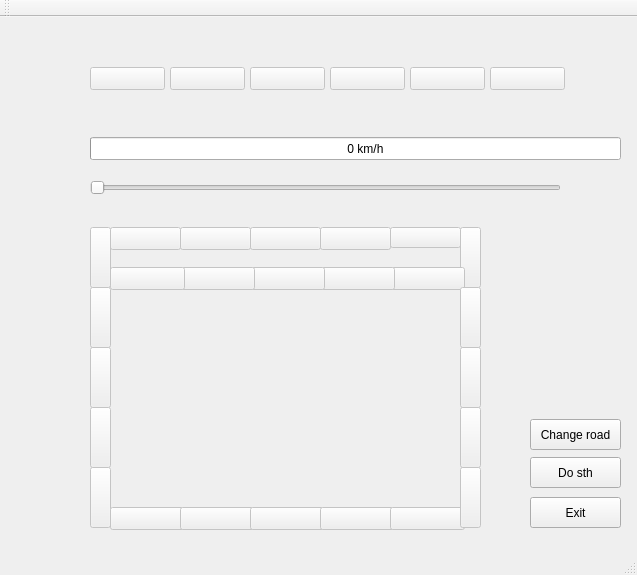
<?xml version="1.0" encoding="UTF-8"?>
<ui version="4.0">
 <class>MainWindow</class>
 <widget class="QMainWindow" name="MainWindow">
  <property name="geometry">
   <rect>
    <x>0</x>
    <y>0</y>
    <width>637</width>
    <height>575</height>
   </rect>
  </property>
  <property name="windowTitle">
   <string>MainWindow</string>
  </property>
  <widget class="QWidget" name="centralWidget">
   <widget class="QPushButton" name="pushButtonClose">
    <property name="geometry">
     <rect>
      <x>530</x>
      <y>480</y>
      <width>91</width>
      <height>31</height>
     </rect>
    </property>
    <property name="text">
     <string>Exit</string>
    </property>
   </widget>
   <widget class="QPushButton" name="pushButton">
    <property name="geometry">
     <rect>
      <x>530</x>
      <y>440</y>
      <width>91</width>
      <height>31</height>
     </rect>
    </property>
    <property name="text">
     <string>Do sth</string>
    </property>
   </widget>
   <widget class="QPushButton" name="segment_1">
    <property name="enabled">
     <bool>false</bool>
    </property>
    <property name="geometry">
     <rect>
      <x>90</x>
      <y>50</y>
      <width>75</width>
      <height>23</height>
     </rect>
    </property>
    <property name="text">
     <string/>
    </property>
    <property name="flat">
     <bool>false</bool>
    </property>
   </widget>
   <widget class="QPushButton" name="segment_2">
    <property name="enabled">
     <bool>false</bool>
    </property>
    <property name="geometry">
     <rect>
      <x>170</x>
      <y>50</y>
      <width>75</width>
      <height>23</height>
     </rect>
    </property>
    <property name="text">
     <string/>
    </property>
   </widget>
   <widget class="QPushButton" name="segment_3">
    <property name="enabled">
     <bool>false</bool>
    </property>
    <property name="geometry">
     <rect>
      <x>250</x>
      <y>50</y>
      <width>75</width>
      <height>23</height>
     </rect>
    </property>
    <property name="autoFillBackground">
     <bool>false</bool>
    </property>
    <property name="text">
     <string/>
    </property>
   </widget>
   <widget class="QPushButton" name="segment_4">
    <property name="enabled">
     <bool>false</bool>
    </property>
    <property name="geometry">
     <rect>
      <x>330</x>
      <y>50</y>
      <width>75</width>
      <height>23</height>
     </rect>
    </property>
    <property name="text">
     <string/>
    </property>
    <property name="flat">
     <bool>false</bool>
    </property>
   </widget>
   <widget class="QPushButton" name="segment_5">
    <property name="enabled">
     <bool>false</bool>
    </property>
    <property name="geometry">
     <rect>
      <x>410</x>
      <y>50</y>
      <width>75</width>
      <height>23</height>
     </rect>
    </property>
    <property name="text">
     <string/>
    </property>
   </widget>
   <widget class="QPushButton" name="segment_6">
    <property name="enabled">
     <bool>false</bool>
    </property>
    <property name="geometry">
     <rect>
      <x>490</x>
      <y>50</y>
      <width>75</width>
      <height>23</height>
     </rect>
    </property>
    <property name="autoFillBackground">
     <bool>false</bool>
    </property>
    <property name="text">
     <string/>
    </property>
   </widget>
   <widget class="QProgressBar" name="progressBar">
    <property name="geometry">
     <rect>
      <x>90</x>
      <y>120</y>
      <width>531</width>
      <height>23</height>
     </rect>
    </property>
    <property name="maximum">
     <number>1000</number>
    </property>
    <property name="value">
     <number>0</number>
    </property>
    <property name="format">
     <string>      %p km/h</string>
    </property>
   </widget>
   <widget class="QSlider" name="horizontalSlider">
    <property name="enabled">
     <bool>true</bool>
    </property>
    <property name="geometry">
     <rect>
      <x>90</x>
      <y>160</y>
      <width>471</width>
      <height>22</height>
     </rect>
    </property>
    <property name="maximum">
     <number>1000</number>
    </property>
    <property name="singleStep">
     <number>10</number>
    </property>
    <property name="value">
     <number>0</number>
    </property>
    <property name="tracking">
     <bool>true</bool>
    </property>
    <property name="orientation">
     <enum>Qt::Horizontal</enum>
    </property>
   </widget>
   <widget class="QPushButton" name="segment_7">
    <property name="enabled">
     <bool>false</bool>
    </property>
    <property name="geometry">
     <rect>
      <x>110</x>
      <y>210</y>
      <width>71</width>
      <height>23</height>
     </rect>
    </property>
    <property name="text">
     <string/>
    </property>
    <property name="flat">
     <bool>false</bool>
    </property>
   </widget>
   <widget class="QPushButton" name="segment_8">
    <property name="enabled">
     <bool>false</bool>
    </property>
    <property name="geometry">
     <rect>
      <x>180</x>
      <y>210</y>
      <width>71</width>
      <height>23</height>
     </rect>
    </property>
    <property name="autoFillBackground">
     <bool>false</bool>
    </property>
    <property name="text">
     <string/>
    </property>
   </widget>
   <widget class="QPushButton" name="segment_9">
    <property name="enabled">
     <bool>false</bool>
    </property>
    <property name="geometry">
     <rect>
      <x>250</x>
      <y>210</y>
      <width>71</width>
      <height>23</height>
     </rect>
    </property>
    <property name="text">
     <string/>
    </property>
   </widget>
   <widget class="QPushButton" name="segment_10">
    <property name="enabled">
     <bool>false</bool>
    </property>
    <property name="geometry">
     <rect>
      <x>320</x>
      <y>210</y>
      <width>71</width>
      <height>23</height>
     </rect>
    </property>
    <property name="autoFillBackground">
     <bool>false</bool>
    </property>
    <property name="text">
     <string/>
    </property>
   </widget>
   <widget class="QPushButton" name="segment_11">
    <property name="enabled">
     <bool>false</bool>
    </property>
    <property name="geometry">
     <rect>
      <x>390</x>
      <y>210</y>
      <width>71</width>
      <height>21</height>
     </rect>
    </property>
    <property name="text">
     <string/>
    </property>
   </widget>
   <widget class="QPushButton" name="segment_12">
    <property name="enabled">
     <bool>false</bool>
    </property>
    <property name="geometry">
     <rect>
      <x>460</x>
      <y>210</y>
      <width>21</width>
      <height>61</height>
     </rect>
    </property>
    <property name="text">
     <string/>
    </property>
    <property name="flat">
     <bool>false</bool>
    </property>
   </widget>
   <widget class="QPushButton" name="segment_13">
    <property name="enabled">
     <bool>false</bool>
    </property>
    <property name="geometry">
     <rect>
      <x>390</x>
      <y>250</y>
      <width>75</width>
      <height>23</height>
     </rect>
    </property>
    <property name="text">
     <string/>
    </property>
    <property name="flat">
     <bool>false</bool>
    </property>
   </widget>
   <widget class="QPushButton" name="segment_14">
    <property name="enabled">
     <bool>false</bool>
    </property>
    <property name="geometry">
     <rect>
      <x>320</x>
      <y>250</y>
      <width>75</width>
      <height>23</height>
     </rect>
    </property>
    <property name="text">
     <string/>
    </property>
   </widget>
   <widget class="QPushButton" name="segment_15">
    <property name="enabled">
     <bool>false</bool>
    </property>
    <property name="geometry">
     <rect>
      <x>250</x>
      <y>250</y>
      <width>75</width>
      <height>23</height>
     </rect>
    </property>
    <property name="text">
     <string/>
    </property>
   </widget>
   <widget class="QPushButton" name="segment_16">
    <property name="enabled">
     <bool>false</bool>
    </property>
    <property name="geometry">
     <rect>
      <x>180</x>
      <y>250</y>
      <width>75</width>
      <height>23</height>
     </rect>
    </property>
    <property name="autoFillBackground">
     <bool>false</bool>
    </property>
    <property name="text">
     <string/>
    </property>
   </widget>
   <widget class="QPushButton" name="segment_17">
    <property name="enabled">
     <bool>false</bool>
    </property>
    <property name="geometry">
     <rect>
      <x>110</x>
      <y>250</y>
      <width>75</width>
      <height>23</height>
     </rect>
    </property>
    <property name="autoFillBackground">
     <bool>false</bool>
    </property>
    <property name="text">
     <string/>
    </property>
   </widget>
   <widget class="QPushButton" name="segment_18">
    <property name="enabled">
     <bool>false</bool>
    </property>
    <property name="geometry">
     <rect>
      <x>90</x>
      <y>210</y>
      <width>21</width>
      <height>61</height>
     </rect>
    </property>
    <property name="text">
     <string/>
    </property>
    <property name="flat">
     <bool>false</bool>
    </property>
   </widget>
   <widget class="QPushButton" name="segment_19">
    <property name="enabled">
     <bool>false</bool>
    </property>
    <property name="geometry">
     <rect>
      <x>90</x>
      <y>330</y>
      <width>21</width>
      <height>61</height>
     </rect>
    </property>
    <property name="text">
     <string/>
    </property>
    <property name="flat">
     <bool>false</bool>
    </property>
   </widget>
   <widget class="QPushButton" name="segment_20">
    <property name="enabled">
     <bool>false</bool>
    </property>
    <property name="geometry">
     <rect>
      <x>90</x>
      <y>390</y>
      <width>21</width>
      <height>61</height>
     </rect>
    </property>
    <property name="text">
     <string/>
    </property>
   </widget>
   <widget class="QPushButton" name="segment_21">
    <property name="enabled">
     <bool>false</bool>
    </property>
    <property name="geometry">
     <rect>
      <x>90</x>
      <y>450</y>
      <width>21</width>
      <height>61</height>
     </rect>
    </property>
    <property name="text">
     <string/>
    </property>
   </widget>
   <widget class="QPushButton" name="segment_22">
    <property name="enabled">
     <bool>false</bool>
    </property>
    <property name="geometry">
     <rect>
      <x>110</x>
      <y>490</y>
      <width>75</width>
      <height>23</height>
     </rect>
    </property>
    <property name="text">
     <string/>
    </property>
   </widget>
   <widget class="QPushButton" name="segment_23">
    <property name="enabled">
     <bool>false</bool>
    </property>
    <property name="geometry">
     <rect>
      <x>180</x>
      <y>490</y>
      <width>75</width>
      <height>23</height>
     </rect>
    </property>
    <property name="autoFillBackground">
     <bool>false</bool>
    </property>
    <property name="text">
     <string/>
    </property>
   </widget>
   <widget class="QPushButton" name="segment_24">
    <property name="enabled">
     <bool>false</bool>
    </property>
    <property name="geometry">
     <rect>
      <x>250</x>
      <y>490</y>
      <width>75</width>
      <height>23</height>
     </rect>
    </property>
    <property name="autoFillBackground">
     <bool>false</bool>
    </property>
    <property name="text">
     <string/>
    </property>
   </widget>
   <widget class="QPushButton" name="segment_25">
    <property name="enabled">
     <bool>false</bool>
    </property>
    <property name="geometry">
     <rect>
      <x>320</x>
      <y>490</y>
      <width>75</width>
      <height>23</height>
     </rect>
    </property>
    <property name="text">
     <string/>
    </property>
    <property name="flat">
     <bool>false</bool>
    </property>
   </widget>
   <widget class="QPushButton" name="segment_26">
    <property name="enabled">
     <bool>false</bool>
    </property>
    <property name="geometry">
     <rect>
      <x>390</x>
      <y>490</y>
      <width>75</width>
      <height>23</height>
     </rect>
    </property>
    <property name="autoFillBackground">
     <bool>false</bool>
    </property>
    <property name="text">
     <string/>
    </property>
   </widget>
   <widget class="QPushButton" name="segment_27">
    <property name="enabled">
     <bool>false</bool>
    </property>
    <property name="geometry">
     <rect>
      <x>460</x>
      <y>450</y>
      <width>21</width>
      <height>61</height>
     </rect>
    </property>
    <property name="text">
     <string/>
    </property>
   </widget>
   <widget class="QPushButton" name="segment_28">
    <property name="enabled">
     <bool>false</bool>
    </property>
    <property name="geometry">
     <rect>
      <x>460</x>
      <y>390</y>
      <width>21</width>
      <height>61</height>
     </rect>
    </property>
    <property name="text">
     <string/>
    </property>
    <property name="flat">
     <bool>false</bool>
    </property>
   </widget>
   <widget class="QPushButton" name="segment_29">
    <property name="enabled">
     <bool>false</bool>
    </property>
    <property name="geometry">
     <rect>
      <x>460</x>
      <y>330</y>
      <width>21</width>
      <height>61</height>
     </rect>
    </property>
    <property name="autoFillBackground">
     <bool>false</bool>
    </property>
    <property name="text">
     <string/>
    </property>
   </widget>
   <widget class="QPushButton" name="segment_30">
    <property name="enabled">
     <bool>false</bool>
    </property>
    <property name="geometry">
     <rect>
      <x>460</x>
      <y>270</y>
      <width>21</width>
      <height>61</height>
     </rect>
    </property>
    <property name="text">
     <string/>
    </property>
    <property name="flat">
     <bool>false</bool>
    </property>
   </widget>
   <widget class="QPushButton" name="segment_31">
    <property name="enabled">
     <bool>false</bool>
    </property>
    <property name="geometry">
     <rect>
      <x>90</x>
      <y>270</y>
      <width>21</width>
      <height>61</height>
     </rect>
    </property>
    <property name="text">
     <string/>
    </property>
    <property name="flat">
     <bool>false</bool>
    </property>
   </widget>
   <widget class="QPushButton" name="pushButton_2">
    <property name="geometry">
     <rect>
      <x>530</x>
      <y>402</y>
      <width>91</width>
      <height>31</height>
     </rect>
    </property>
    <property name="text">
     <string>Change road</string>
    </property>
   </widget>
  </widget>
  <widget class="QMenuBar" name="menuBar">
   <property name="geometry">
    <rect>
     <x>0</x>
     <y>0</y>
     <width>637</width>
     <height>21</height>
    </rect>
   </property>
  </widget>
  <widget class="QToolBar" name="mainToolBar">
   <attribute name="toolBarArea">
    <enum>TopToolBarArea</enum>
   </attribute>
   <attribute name="toolBarBreak">
    <bool>false</bool>
   </attribute>
  </widget>
  <widget class="QStatusBar" name="statusBar"/>
 </widget>
 <layoutdefault spacing="6" margin="11"/>
 <resources/>
 <connections>
  <connection>
   <sender>pushButtonClose</sender>
   <signal>clicked()</signal>
   <receiver>MainWindow</receiver>
   <slot>close()</slot>
   <hints>
    <hint type="sourcelabel">
     <x>581</x>
     <y>266</y>
    </hint>
    <hint type="destinationlabel">
     <x>208</x>
     <y>262</y>
    </hint>
   </hints>
  </connection>
  <connection>
   <sender>horizontalSlider</sender>
   <signal>valueChanged(int)</signal>
   <receiver>progressBar</receiver>
   <slot>setValue(int)</slot>
   <hints>
    <hint type="sourcelabel">
     <x>242</x>
     <y>178</y>
    </hint>
    <hint type="destinationlabel">
     <x>240</x>
     <y>138</y>
    </hint>
   </hints>
  </connection>
 </connections>
</ui>
